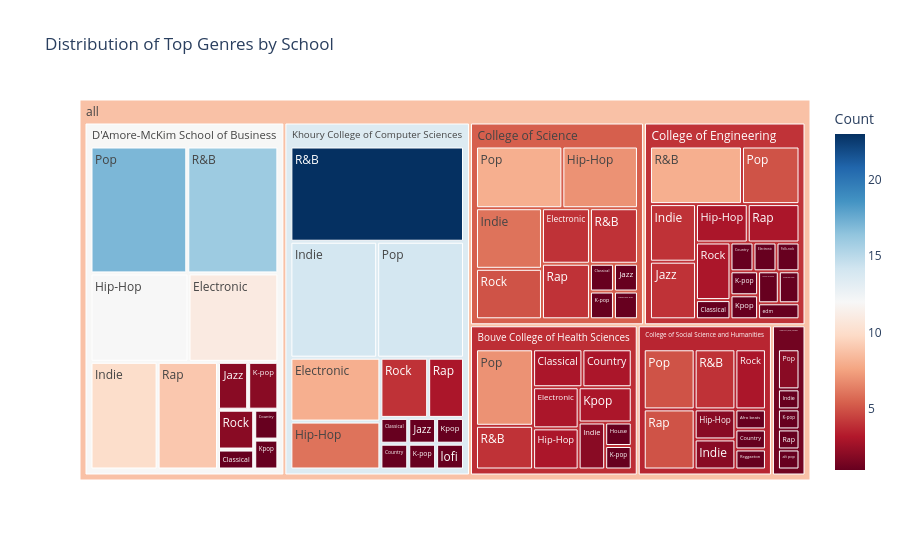

Here is the notebook cell this chart was saved with:
### Code cell
import plotly.express as px

genres_data = music_data[['School', 'Top Genre (#1)', 'Top Genre (#2)', 'Top Genre (#3)']].copy()

genres_melted = genres_data.melt(id_vars=['School'], value_vars=['Top Genre (#1)', 'Top Genre (#2)', 'Top Genre (#3)'], var_name='Genre_Rank', value_name='Genre')

treemap_data = genres_melted.groupby(['School', 'Genre']).size().reset_index(name='Count')

fig = px.treemap(treemap_data, path=[px.Constant("all"), 'School', 'Genre'], values='Count',
                 title='Distribution of Top Genres by School',
                 color='Count', color_continuous_scale='RdBu')
fig.show()

snippet = fig.to_html(full_html=True, include_plotlyjs="cdn")
with open("treemap_chart.html", "w") as f:
    f.write(snippet)

### Figure 1 — Plotly figure (JSON) as saved in the notebook; plotly's stock layout.template omitted (floating-point values rounded to 4 significant figures)
{"data": [{"branchvalues": "total", "customdata": [[1], [3], [1], [1], [1], [1], [3], [1], [1], [1], [1], [3], [1], [4], [11], [8], [1], [3], [3], [7], [2], [12], [6], [1], [2], [1], [4], [6], [2], [10], [14], [4], [1], [2], [1], [1], [1], [1], [1], [2], [1], [3], [1], [1], [1], [1], [7], [2], [5], [8], [5], [17], [14], [4], [8], [4], [4], [16], [23], [1], [3], [4], [5], [9], [3], [1], [3], [5], [3], [2], [4], [1], [1], [1], [1], [1], [3.867], [1.333], [4.026], [5.381], [3.583], [11.98], [13.49], [8.749]], "domain": {"x": [0, 1], "y": [0, 1]}, "hovertemplate": "labels=%{label}<br>Count_sum=%{value}<br>parent=%{parent}<br>id=%{id}<br>Count=%{color}<extra></extra>", "ids": ["all/College of Social Science and Humanities/Afro beats ", "all/Bouve College of Health Sciences/Classical", "all/College of Engineering/Classical", "all/College of Science/Classical", "all/D'Amore-McKim School of Business/Classical", "all/Khoury College of Computer Sciences/Classical", "all/Bouve College of Health Sciences/Country", "all/College of Engineering/Country", "all/College of Social Science and Humanities/Country", "all/D'Amore-McKim School of Business/Country", "all/Khoury College of Computer Sciences/Country", "all/Bouve College of Health Sciences/Electronic", "all/College of Engineering/Electronic", "all/College of Science/Electronic", "all/D'Amore-McKim School of Business/Electronic", "all/Khoury College of Computer Sciences/Electronic", "all/College of Engineering/Folk-rock ", "all/Bouve College of Health Sciences/Hip-Hop", "all/College of Engineering/Hip-Hop", "all/College of Science/Hip-Hop", "all/College of Social Science and Humanities/Hip-Hop", "all/D'Amore-McKim School of Business/Hip-Hop", "all/Khoury College of Computer Sciences/Hip-Hop", "all/Bouve College of Health Sciences/House", "all/Bouve College of Health Sciences/Indie", "all/College of Arts, Media, and Design/Indie", "all/College of Engineering/Indie", "all/College of Science/Indie", "all/College of Social Science and Humanities/Indie", "all/D'Amore-McKim School of Business/Indie", "all/Khoury College of Computer Sciences/Indie", "all/College of Engineering/Jazz", "all/College of Science/Jazz", "all/D'Amore-McKim School of Business/Jazz", "all/Khoury College of Computer Sciences/Jazz", "all/Bouve College of Health Sciences/K-pop", "all/College of Arts, Media, and Design/K-pop", "all/College of Engineering/K-pop", "all/College of Science/K-pop", "all/D'Amore-McKim School of Business/K-pop", "all/Khoury College of Computer Sciences/K-pop", "all/Bouve College of Health Sciences/Kpop", "all/College of Engineering/Kpop", "all/D'Amore-McKim School of Business/Kpop", "all/Khoury College of Computer Sciences/Kpop", "all/College of Engineering/Modern orchestral", "all/Bouve College of Health Sciences/Pop", "all/College of Arts, Media, and Design/Pop", "all/College of Engineering/Pop", "all/College of Science/Pop", "all/College of Social Science and Humanities/Pop", "all/D'Amore-McKim School of Business/Pop", "all/Khoury College of Computer Sciences/Pop", "all/Bouve College of Health Sciences/R&B", "all/College of Engineering/R&B", "all/College of Science/R&B", "all/College of Social Science and Humanities/R&B", "all/D'Amore-McKim School of Business/R&B", "all/Khoury College of Computer Sciences/R&B", "all/College of Arts, Media, and Design/Rap", "all/College of Engineering/Rap", "all/College of Science/Rap", "all/College of Social Science and Humanities/Rap", "all/D'Amore-McKim School of Business/Rap", "all/Khoury College of Computer Sciences/Rap", "all/College of Social Science and Humanities/Reggaeton ", "all/College of Engineering/Rock", "all/College of Science/Rock", "all/College of Social Science and Humanities/Rock", "all/D'Amore-McKim School of Business/Rock", "all/Khoury College of Computer Sciences/Rock", "all/College of Arts, Media, and Design/alt pop", "all/College of Science/bedroom pop ", "all/College of Engineering/bedrrom pop ", "all/College of Engineering/edm", "all/Khoury College of Computer Sciences/lofi", "all/Bouve College of Health Sciences", "all/College of Arts, Media, and Design", "all/College of Engineering", "all/College of Science", "all/College of Social Science and Humanities", "all/D'Amore-McKim School of Business", "all/Khoury College of Computer Sciences", "all"], "labels": ["Afro beats ", "Classical", "Classical", "Classical", "Classical", "Classical", "Country", "Country", "Country", "Country", "Country", "Electronic", "Electronic", "Electronic", "Electronic", "Electronic", "Folk-rock ", "Hip-Hop", "Hip-Hop", "Hip-Hop", "Hip-Hop", "Hip-Hop", "Hip-Hop", "House", "Indie", "Indie", "Indie", "Indie", "Indie", "Indie", "Indie", "Jazz", "Jazz", "Jazz", "Jazz", "K-pop", "K-pop", "K-pop", "K-pop", "K-pop", "K-pop", "Kpop", "Kpop", "Kpop", "Kpop", "Modern orchestral", "Pop", "Pop", "Pop", "Pop", "Pop", "Pop", "Pop", "R&B", "R&B", "R&B", "R&B", "R&B", "R&B", "Rap", "Rap", "Rap", "Rap", "Rap", "Rap", "Reggaeton ", "Rock", "Rock", "Rock", "Rock", "Rock", "alt pop", "bedroom pop ", "bedrrom pop ", "edm", "lofi", "Bouve College of Health Sciences", "College of Arts, Media, and Design", "College of Engineering", "College of Science", "College of Social Science and Humanities", "D'Amore-McKim School of Business", "Khoury College of Computer Sciences", "all"], "marker": {"coloraxis": "coloraxis", "colors": [1, 3, 1, 1, 1, 1, 3, 1, 1, 1, 1, 3, 1, 4, 11, 8, 1, 3, 3, 7, 2, 12, 6, 1, 2, 1, 4, 6, 2, 10, 14, 4, 1, 2, 1, 1, 1, 1, 1, 2, 1, 3, 1, 1, 1, 1, 7, 2, 5, 8, 5, 17, 14, 4, 8, 4, 4, 16, 23, 1, 3, 4, 5, 9, 3, 1, 3, 5, 3, 2, 4, 1, 1, 1, 1, 1, 3.867, 1.333, 4.026, 5.381, 3.583, 11.98, 13.49, 8.749]}, "name": "", "parents": ["all/College of Social Science and Humanities", "all/Bouve College of Health Sciences", "all/College of Engineering", "all/College of Science", "all/D'Amore-McKim School of Business", "all/Khoury College of Computer Sciences", "all/Bouve College of Health Sciences", "all/College of Engineering", "all/College of Social Science and Humanities", "all/D'Amore-McKim School of Business", "all/Khoury College of Computer Sciences", "all/Bouve College of Health Sciences", "all/College of Engineering", "all/College of Science", "all/D'Amore-McKim School of Business", "all/Khoury College of Computer Sciences", "all/College of Engineering", "all/Bouve College of Health Sciences", "all/College of Engineering", "all/College of Science", "all/College of Social Science and Humanities", "all/D'Amore-McKim School of Business", "all/Khoury College of Computer Sciences", "all/Bouve College of Health Sciences", "all/Bouve College of Health Sciences", "all/College of Arts, Media, and Design", "all/College of Engineering", "all/College of Science", "all/College of Social Science and Humanities", "all/D'Amore-McKim School of Business", "all/Khoury College of Computer Sciences", "all/College of Engineering", "all/College of Science", "all/D'Amore-McKim School of Business", "all/Khoury College of Computer Sciences", "all/Bouve College of Health Sciences", "all/College of Arts, Media, and Design", "all/College of Engineering", "all/College of Science", "all/D'Amore-McKim School of Business", "all/Khoury College of Computer Sciences", "all/Bouve College of Health Sciences", "all/College of Engineering", "all/D'Amore-McKim School of Business", "all/Khoury College of Computer Sciences", "all/College of Engineering", "all/Bouve College of Health Sciences", "all/College of Arts, Media, and Design", "all/College of Engineering", "all/College of Science", "all/College of Social Science and Humanities", "all/D'Amore-McKim School of Business", "all/Khoury College of Computer Sciences", "all/Bouve College of Health Sciences", "all/College of Engineering", "all/College of Science", "all/College of Social Science and Humanities", "all/D'Amore-McKim School of Business", "all/Khoury College of Computer Sciences", "all/College of Arts, Media, and Design", "all/College of Engineering", "all/College of Science", "all/College of Social Science and Humanities", "all/D'Amore-McKim School of Business", "all/Khoury College of Computer Sciences", "all/College of Social Science and Humanities", "all/College of Engineering", "all/College of Science", "all/College of Social Science and Humanities", "all/D'Amore-McKim School of Business", "all/Khoury College of Computer Sciences", "all/College of Arts, Media, and Design", "all/College of Science", "all/College of Engineering", "all/College of Engineering", "all/Khoury College of Computer Sciences", "all", "all", "all", "all", "all", "all", "all", ""], "type": "treemap", "values": [1, 3, 1, 1, 1, 1, 3, 1, 1, 1, 1, 3, 1, 4, 11, 8, 1, 3, 3, 7, 2, 12, 6, 1, 2, 1, 4, 6, 2, 10, 14, 4, 1, 2, 1, 1, 1, 1, 1, 2, 1, 3, 1, 1, 1, 1, 7, 2, 5, 8, 5, 17, 14, 4, 8, 4, 4, 16, 23, 1, 3, 4, 5, 9, 3, 1, 3, 5, 3, 2, 4, 1, 1, 1, 1, 1, 30, 6, 39, 42, 24, 84, 78, 303]}], "layout": {"coloraxis": {"colorbar": {"title": {"text": "Count"}}, "colorscale": [[0, "rgb(103,0,31)"], [0.1, "rgb(178,24,43)"], [0.2, "rgb(214,96,77)"], [0.3, "rgb(244,165,130)"], [0.4, "rgb(253,219,199)"], [0.5, "rgb(247,247,247)"], [0.6, "rgb(209,229,240)"], [0.7, "rgb(146,197,222)"], [0.8, "rgb(67,147,195)"], [0.9, "rgb(33,102,172)"], [1, "rgb(5,48,97)"]]}, "legend": {"tracegroupgap": 0}, "title": {"text": "Distribution of Top Genres by School"}}}
